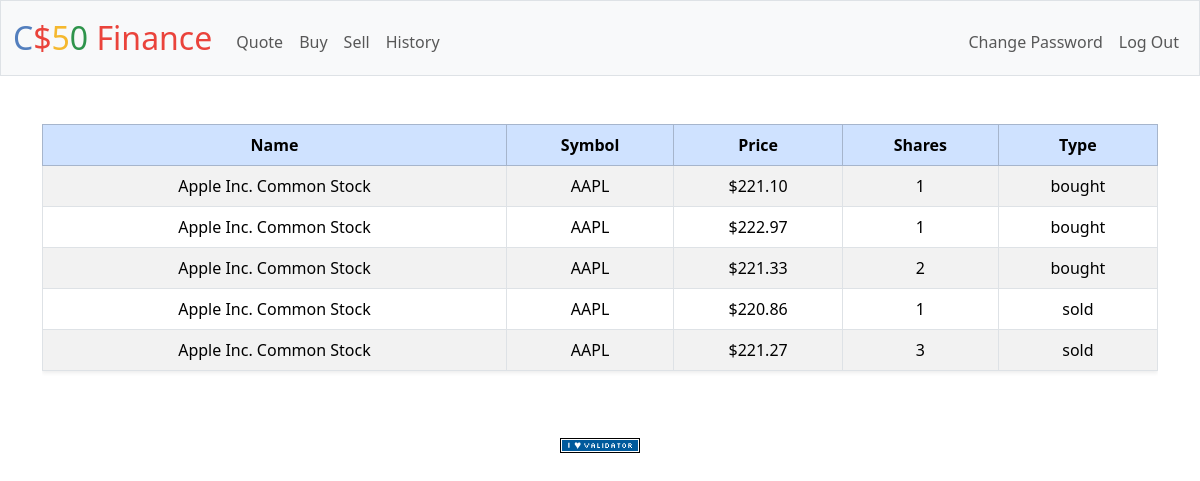
Page /history (signed in) on the committed database.
### tables this page shows
CREATE TABLE history (
id INTEGER PRIMARY KEY AUTOINCREMENT NOT NULL,
users_id INT REFERENCES users(id),
name TEXT NOT NULL,
symbol TEXT NOT NULL,
price NUMERIC NOT NULL,
type TEXT NOT NULL, shares NUMERIC NOT NULL);

### app.py (the view)
@app.route("/history")
@login_required
def history():
    history = db.execute("SELECT * FROM history WHERE users_id = ?", session["user_id"])
    return render_template("history.html", history=history)

### app.py (called while the page is built)
@app.after_request
def after_request(response):
    response.headers["Cache-Control"] = "no-cache, no-store, must-revalidate"
    response.headers["Expires"] = 0
    response.headers["Pragma"] = "no-cache"
    return response

### helpers.py (called while the page is built)
def login_required(f):
    @wraps(f)
    def decorated_function(*args, **kwargs):
        if session.get("user_id") is None:
            return redirect("/login")
        return f(*args, **kwargs)
    return decorated_function

def usd(value):
    return f"${value:,.2f}"

### templates/history.html (shortened to what this page needs)
{% extends "layout.html" %}
{% block main %}
<div class="table-responsive">
    <table class="table table-striped table-hover table-bordered align-middle shadow-sm">
        <thead class="table-primary text-center">
            <tr>
                <th>Name</th>
                <th>Symbol</th>
                <th>Price</th>
                <th>Shares</th>
                <th>Type</th>
            </tr>
        </thead>
        <tbody>
            {% for hist in history %}
                <tr>
                    <td>{{ hist.name }}</td>
                    <td>{{ hist.symbol }}</td>
                    <td>{{ hist.price | usd }}</td>
                    <td>{{ hist.shares }}</td>
                    <td>{{ hist.type }}</td>
                </tr>
            {% endfor %}
        </tbody>
    </table>
</div>
{% endblock %}

### rows in the picture
history: name "Apple Inc. Common Stock", symbol "AAPL", price "$221.10", shares "1", type "bought"
history: name "Apple Inc. Common Stock", symbol "AAPL", price "$222.97", shares "1", type "bought"
history: name "Apple Inc. Common Stock", symbol "AAPL", price "$221.33", shares "2", type "bought"
history: name "Apple Inc. Common Stock", symbol "AAPL", price "$220.86", shares "1", type "sold"
history: name "Apple Inc. Common Stock", symbol "AAPL", price "$221.27", shares "3", type "sold"
